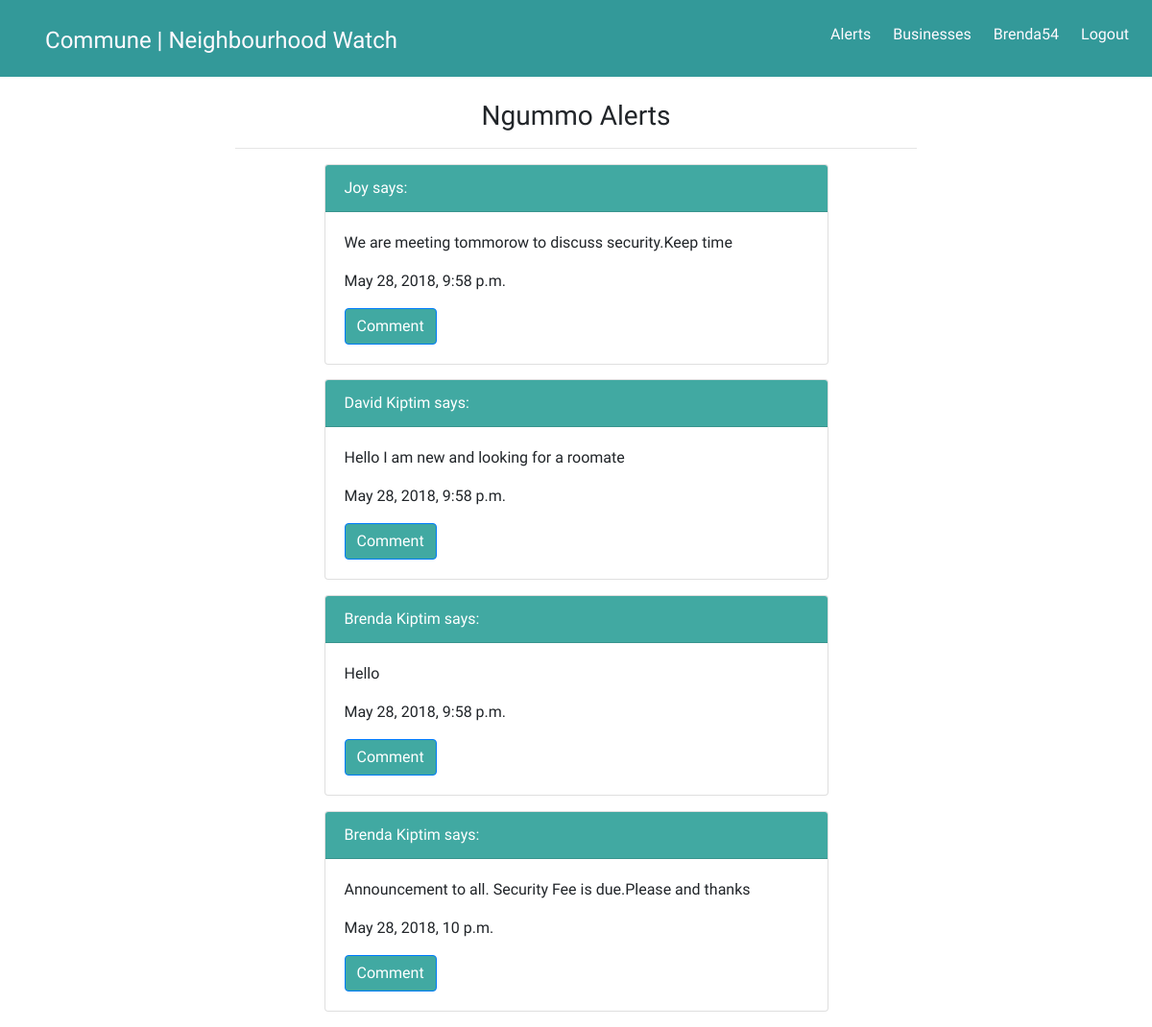
Page /alerts/ (signed in) on the committed database.
### communeapp/models.py (models this page shows, shortened)
class Neighbourhood(models.Model):
    neighbourhood_name=models.CharField(max_length=250)
    location=models.CharField(max_length=200)
    occupation_count=models.IntegerField()
    def __str__(self):
        return self.neighbourhood_name

class Message(models.Model):
    message=models.CharField(max_length=1000)
    user=models.ForeignKey(User)
    profile=models.ForeignKey(Profile)
    hood=models.ForeignKey(Neighbourhood)
    posted=models.DateTimeField(auto_now_add=True, blank=True)

class Profile(models.Model):
    name=models.CharField(max_length=50)
    profile_image = models.ImageField(upload_to = 'articles/')
    user=models.OneToOneField(User, on_delete=models.CASCADE)
    neighbourhood=models.ForeignKey(Neighbourhood, null=True)
    email=models.CharField(max_length=100)
    email_confirmed=models.BooleanField(default=False)

### communeapp/views.py (the view)
# urls.py: url(r'alerts/$', views.view_messages, name='view_messages'),
def view_messages(request):
    title="Commune | Alerts "
    current_user=request.user
    neighbours=Profile.objects.get(user=current_user)
    neighbourhood=neighbours.neighbourhood
    message=Message.objects.filter(hood=neighbourhood)
    message=message.reverse()
    print(neighbourhood)
    return render(request, 'views/messages.html', {"title":title, "messages":message, "hood":neighbourhood})

### communeapp/templates/views/messages.html (shortened to what this page needs)
{% extends 'views/base.html' %}
{% load bootstrap3 %}
{% load static %}
{% block content %}
{% if messages %}
<div class="container">
    <div class="row">
        <div class="col-md-8 offset-md-2 text-center">
                <h3>{{hood}} Alerts</h3>
                <hr>
        </div>
    </div>
</div>
{% for message in messages %}
<div class="container">
    <div class="row">
        <div class="col-md-6 offset-md-3">
        <div class="card">
                <div class="card-header">
                    {{message.profile.name}} says:
                </div>
                <div class="card-body">
                    <p class="card-text">{{message.message}}</p>
                    <p>{{message.posted}}</p>
                    <a id="cardbutton" href="#" class="btn btn-primary">Comment</a>
                </div>
                </div>
</div>
    </div>
</div>
{%endfor%}
{% else %}
<p>No message has been posted in {{hood}}</p>
   </a>
</p>
{% endif %}
{% endblock %}

### communeapp/templates/navbar.html (shortened to what this page needs)
<!DOCTYPE html>
<html lang="en">
<head>
    {% load static %}
    <link rel="stylesheet" href="{% static 'css/base.css' %}">
</head>
<body>
              <nav>
                <ul id="navnav">
                  <li id="brand"><a href="{% url 'landingpage'%}">Commune | Neighbourhood Watch</a></li>
                  {% if user.is_authenticated %}
                  <li id="bodynav"><a href="{% url 'logout'%}">Logout</a></li>
                  {%else%}
                  <li id="bodynav"><a href="{% url 'login'%}">Login</a></li>
                  {% endif %}
                  <li id="bodynav"><a href="{% url 'view_profile' %}">{{user.username}}</a></li>
                  <li id="bodynav"><a href="{% url 'view_businesses'%}">Businesses</a></li>
                  <li id="bodynav"><a href="{% url 'view_messages' %}">Alerts</a></li>
                </ul>
              </nav>
</body>
</html>

### static/css/base.css (style rules this page uses)
* { margin:0; padding:0px; padding-right:0px; padding-left:0px; font-family: 'Andika', sans-serif; }
body, .container-fluid, .row, .col-xs-12 { margin:0; padding:0px; padding-right:0px; padding-left:0px; margin-top: 0px; margin-right:0px; position: relative; }
nav { margin:0; padding:0px; height:10vh; background:white; background-attachment: fixed; margin-bottom:2%; }
nav ul { padding:2%; }
nav li { list-style-type: none; display: inline-block; margin-left:2%; }
nav #bodynav { float:right; }
nav #brand { float:left; font-size:150%; margin-bottom:3px; }
a, a:hover { color:#41A9A2; }
.card { margin-bottom:3%; }
.card-header, #cardbutton { background: #41A9A2; color:white; }

### rows in the picture
Neighbourhood: neighbourhood_name "Ngummo"
Message: profile.name "Joy", message "We are meeting tommorow to discuss security.Keep time", posted "May 28, 2018, 9:58 p.m."
Message: profile.name "David Kiptim", message "Hello I am new and looking for a roomate", posted "May 28, 2018, 9:58 p.m."
Message: profile.name "Brenda Kiptim", message "Hello", posted "May 28, 2018, 9:58 p.m."
Message: profile.name "Brenda Kiptim", message "Announcement to all. Security Fee is due.Please and thanks", posted "May 28, 2018, 10 p.m."

### other values in the picture
{{ user.username }} "Brenda54"
